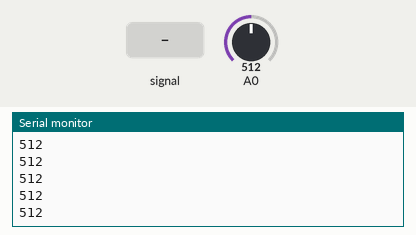
The sketch below on a simulated Arduino Uno, built with avr-gcc and run on an emulated ATmega328P. Shown: the last lines printed to the serial monitor. The inputs (shaded band) are chosen by the test bench; at power-on: A0 = 512.

Above: at 6.0 s.
6.1 s: A0 fed a 200 Hz sine of ±81 counts around its level
At 6.8 s:
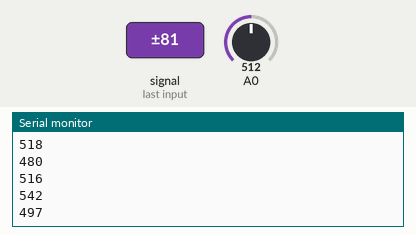
7.6 s: A0 set to 716
At 8.1 s:
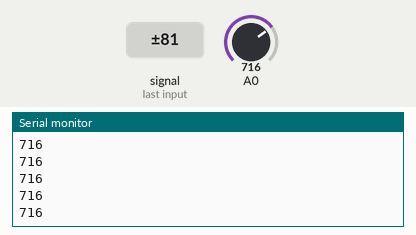
9.1 s: A0 fed a 1000 Hz sine of ±255 counts around its level
At 9.7 s:
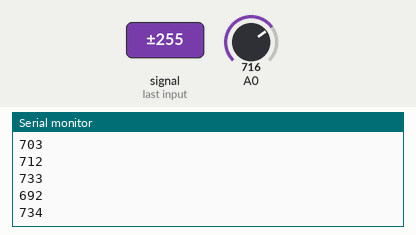
10.6 s: A0 set to 900
At 11.5 s:
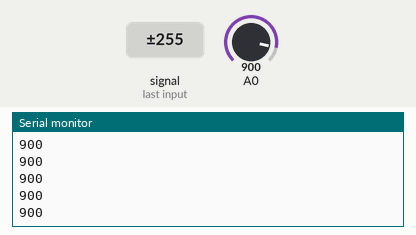
Timing chart, 0 to 13.1 s (numbered marks = the images above; inputs shaded):
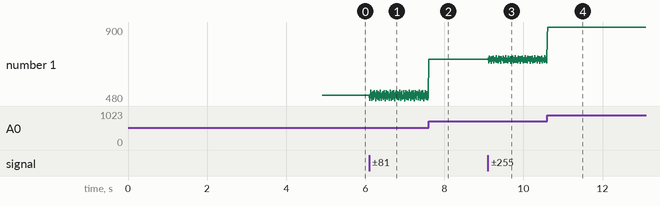

Measured:
- after the input at 6.1 s, the serial monitor: prints a new line at once (image 1)
- after the input at 7.6 s, the serial monitor: prints a new line at once (image 2)
- after the input at 9.1 s, the serial monitor: prints a new line at once (image 3)
- after the input at 10.6 s, the serial monitor: prints a new line at once (image 4)
- plotted number 1: 512 → 504 after the input at 6.1 s, 504 → 716 after the input at 7.6 s, 716 → 693 after the input at 9.1 s, 693 → 900 after the input at 10.6 s

The sketch:

Muscle.ino
```cpp
// Grove - EMG Sensor demo code
// This demo will need a Grove - Led Bar to show the motion
// Grove - EMG Sensor connect to A0
// Grove - LED Bar connect to D8, D9
// note: it'll take about serval seconds to detect static analog value
// when you should hold your muscle static. You will see led bar from level 10 turn to
// level 0, it means static analog value get ok

//#include <LED_Bar.h>

//LED_Bar bar(9, 8);

int max_analog_dta      = 300;              // max analog data
int min_analog_dta      = 100;              // min analog data
int static_analog_dta   = 0;                // static analog data


// get analog value
int getAnalog(int pin)
{
    long sum = 0;

    for(int i=0; i<32; i++)
    {
        sum += analogRead(pin);
    }

    int dta = sum>>5;

    max_analog_dta = dta>max_analog_dta ? dta : max_analog_dta;         // if max data
    min_analog_dta = min_analog_dta>dta ? dta : min_analog_dta;         // if min data

    return sum>>5;
}

void setup()
{
    Serial.begin(9600);

    long sum = 0;

    for(int i=0; i<=10; i++)
    {
        for(int j=0; j<100; j++)
        {
            sum += getAnalog(A0);
            delay(1);
        }

        //bar.setLevel(10-i);
    }

    sum /= 1100;

    static_analog_dta = sum;

    Serial.print("static_analog_dta = ");
    Serial.println(static_analog_dta);
}

int level       = 5;
int level_buf   = 5;

void loop()
{

    int val = getAnalog(A0);                    // get Analog value
    /*
    int level2;

    if(val>static_analog_dta)                   // larger than static_analog_dta
    {
        level2 = 5 + map(val, static_analog_dta, max_analog_dta, 0, 5);
    }
    else
    {
        level2 = 5 - map(val, min_analog_dta, static_analog_dta, 0, 5);
    }

    // to smooth the change of led bar
    if(level2 > level)
    {
        level++;
    }
    else if(level2 < level)
    {
        level--;
    }

    if(level != level_buf)
    {
        level_buf = level;
        bar.setLevel(level);
    }
    */
    Serial.println(val);
    delay(10);
}
```
